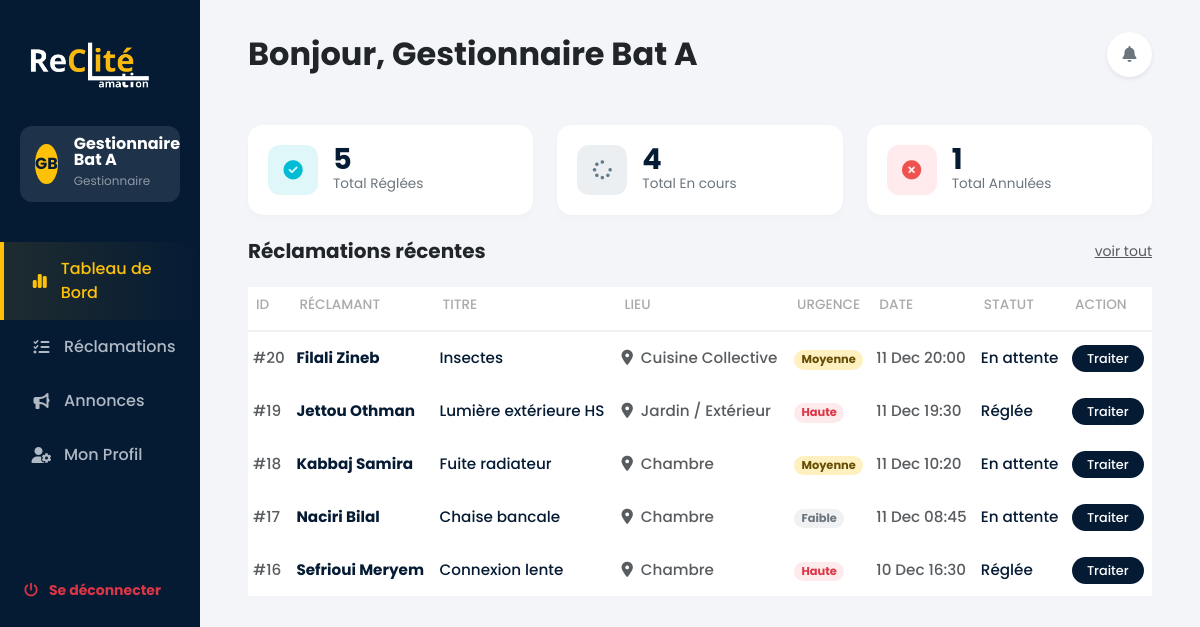
/gestionnaire/dashboard.php (signed in), run on the app's committed database.
### tables this page shows
CREATE TABLE `users` (
                         `id` int(11) NOT NULL AUTO_INCREMENT,
                         `nom` varchar(100) NOT NULL,
                         `email` varchar(100) NOT NULL,
                         `password` varchar(255) NOT NULL,
                         `role` enum('reclamant','gestionnaire','admin') NOT NULL DEFAULT 'reclamant',
                         `code_logement` varchar(50) DEFAULT NULL,
                         `type_occupant` varchar(50) DEFAULT NULL,
                         `avatar` varchar(255) DEFAULT NULL,
                         `telephone` varchar(20) DEFAULT NULL,
                         `reset_token` varchar(255) DEFAULT NULL,
                         `reset_expires` datetime DEFAULT NULL,
                         `date_creation` datetime DEFAULT current_timestamp(),
                         PRIMARY KEY (`id`),
                         UNIQUE KEY `email` (`email`)
);

CREATE TABLE `reclamations` (
                                `id` int(11) NOT NULL AUTO_INCREMENT,
                                `user_id` int(11) NOT NULL,
                                `categorie_id` int(11) NOT NULL,
                                `objet` varchar(255) NOT NULL,
                                `description` text NOT NULL,
                                `lieu` varchar(255) DEFAULT NULL,
                                `urgence` enum('Faible','Moyenne','Haute','Urgent') DEFAULT 'Faible',
                                `statut` enum('en_attente','en_cours','resolu','rejete') NOT NULL DEFAULT 'en_attente',
                                `date_creation` datetime DEFAULT current_timestamp(),
                                PRIMARY KEY (`id`),
                                KEY `user_id` (`user_id`),
                                KEY `categorie_id` (`categorie_id`),
                                CONSTRAINT `reclamations_ibfk_1` FOREIGN KEY (`user_id`) REFERENCES `users` (`id`) ON DELETE CASCADE,
                                CONSTRAINT `reclamations_ibfk_2` FOREIGN KEY (`categorie_id`) REFERENCES `categories` (`id`) ON DELETE CASCADE
);

### gestionnaire/dashboard.php (the view, shortened to what this page needs)
<?php
require_once '../config/db.php';
$stmtUser = $pdo->prepare("SELECT nom FROM users WHERE id = ?");
$stmtUser->execute([$_SESSION['user_id']]);
$user_name = $stmtUser->fetchColumn();
$stats = [];
$stats['reglees'] = $pdo->query("SELECT COUNT(*) FROM reclamations WHERE statut = 'resolu'")->fetchColumn();
$stats['en_cours'] = $pdo->query("SELECT COUNT(*) FROM reclamations WHERE statut = 'en_cours'")->fetchColumn();
$stats['annulees'] = $pdo->query("SELECT COUNT(*) FROM reclamations WHERE statut = 'rejete'")->fetchColumn();
$sql = "
    SELECT r.*, c.nom as categorie_nom, u.nom as user_nom
    FROM reclamations r
    JOIN categories c ON r.categorie_id = c.id
    JOIN users u ON r.user_id = u.id
    ORDER BY r.date_creation DESC
    LIMIT 5
";
$stmt = $pdo->prepare($sql);
$stmt->execute();
$reclamations = $stmt->fetchAll(PDO::FETCH_ASSOC);
$unread_count = 0;
?>
<!DOCTYPE html>
<html lang="fr">
<head>
    <link href="https://cdn.jsdelivr.net/npm/bootstrap@5.3.2/dist/css/bootstrap.min.css" rel="stylesheet">
    <link rel="stylesheet" href="https://cdnjs.cloudflare.com/ajax/libs/font-awesome/6.4.0/css/all.min.css">
</head>
<body>
<div class="container-fluid">
    <div class="row">
        <?php include 'sidebar.php'; ?>
        <div class="col-md-9 col-lg-10 main-content">
            <div class="d-flex justify-content-between align-items-center mb-5 flex-wrap gap-3">
                <h2 class="fw-bold text-dark m-0">Bonjour, <?php echo htmlspecialchars($user_name); ?></h2>
                <div class="d-flex align-items-center gap-3">
                    <div class="dropdown">
                        <button class="btn btn-white bg-white shadow-sm rounded-circle p-2 position-relative" id="notifDropdown" data-bs-toggle="dropdown" aria-expanded="false" style="width: 45px; height: 45px;" onclick="markNotificationsRead()">
                            <i class="fas fa-bell <?php echo ($unread_count > 0) ? 'text-warning' : 'text-secondary'; ?>"></i>
                        </button>
                    </div>
                </div>
            </div>
            <div class="row g-4 mb-4">
                <div class="col-md-4">
                    <div class="stat-card">
                        <div class="icon-box icon-blue"><i class="fas fa-check-circle"></i></div>
                        <div>
                            <div class="stat-num"><?php echo $stats['reglees']; ?></div>
                            <div class="stat-desc">Total Réglées</div>
                        </div>
                    </div>
                </div>
                <div class="col-md-4">
                    <div class="stat-card">
                        <div class="icon-box icon-gray"><i class="fas fa-spinner"></i></div>
                        <div>
                            <div class="stat-num"><?php echo $stats['en_cours']; ?></div>
                            <div class="stat-desc">Total En cours</div>
                        </div>
                    </div>
                </div>
                <div class="col-md-4">
                    <div class="stat-card">
                        <div class="icon-box icon-red"><i class="fas fa-times-circle"></i></div>
                        <div>
                            <div class="stat-num"><?php echo $stats['annulees']; ?></div>
                            <div class="stat-desc">Total Annulées</div>
                        </div>
                    </div>
                </div>
            </div>
            <div class="row g-4">
                <div class="col-12">
                    <div class="d-flex justify-content-between align-items-center mb-4">
                        <h5 class="fw-bold m-0 text-dark">Réclamations récentes</h5>
                        <a href="reclamations.php" class="text-muted text-decoration-underline small">voir tout</a>
                    </div>
                    <div class="table-responsive">
                        <table class="table table-borderless table-hover align-middle">
                            <thead>
                            <tr>
                                <th>ID</th>
                                <th>Réclamant</th>
                                <th>Titre</th>
                                <th>Lieu</th>
                                <th>Urgence</th>
                                <th>Date</th>
                                <th>Statut</th>
                                <th>Action</th>
                            </tr>
                            </thead>
                            <tbody>
                            <?php if (count($reclamations) > 0): ?>
                                <?php foreach ($reclamations as $rec): ?>
                                    <tr>
                                        <td class="text-muted">#<?php echo $rec['id']; ?></td>
                                        <td class="fw-bold"><?php echo htmlspecialchars($rec['user_nom']); ?></td>
                                        <td><?php echo htmlspecialchars($rec['objet']); ?></td>
                                        <td class="text-muted small">
                                            <i class="fas fa-map-marker-alt me-1"></i>
                                            <?php echo htmlspecialchars($rec['lieu'] ?? '-'); ?>
                                        </td>
                                        <td>
                                            <?php
                                            $urg = $rec['urgence'] ?? 'Faible';
                                            $badgeClass = 'bg-secondary bg-opacity-10 text-secondary';
                                            if ($urg === 'Moyenne') $badgeClass = 'bg-warning bg-opacity-25 text-warning-emphasis';
                                            if ($urg === 'Haute') $badgeClass = 'bg-danger bg-opacity-10 text-danger';
                                            ?>
                                            <span class="badge rounded-pill <?php echo $badgeClass; ?>">
                                                <?php echo htmlspecialchars($urg); ?>
                                            </span>
                                        </td>
                                        <td class="text-muted small"><?php echo date('d M H:i', strtotime($rec['date_creation'])); ?></td>
                                        <?php
                                        $statusClass = 'text-gray';
                                        $statusText = $rec['statut'];
                                        if ($rec['statut'] == 'resolu') { $statusClass = 'text-blue'; $statusText = 'Réglée'; }
                                        elseif ($rec['statut'] == 'en_cours') { $statusClass = 'text-gray'; $statusText = 'En cours'; }
                                        elseif ($rec['statut'] == 'en_attente') { $statusClass = 'text-yellow'; $statusText = 'En attente'; }
                                        elseif ($rec['statut'] == 'rejete') { $statusClass = 'text-red'; $statusText = 'Annulée'; }
                                        ?>
                                        <td class="status-text <?php echo $statusClass; ?>"><?php echo ucfirst($statusText); ?></td>
                                        <td>
                                            <a href="edit.php?id=<?php echo $rec['id']; ?>" class="btn-traiter">Traiter</a>
                                        </td>
                                    </tr>
                                <?php endforeach; ?>
                            <?php else: ?>
                                <tr><td colspan="8" class="text-center text-muted">Aucune réclamation récente.</td></tr>
                            <?php endif; ?>
                            </tbody>
                        </table>
                    </div>
                </div>
            </div>
        </div>
    </div>
</div>
</body>
</html>

### gestionnaire/dashboard.php (style rules this page uses)
:root { --sidebar-bg: #051b34; --body-bg: #f3f5f9; --accent-yellow: #ffc107; --text-muted: #6c757d; }
body { font-family: 'Poppins', sans-serif; background-color: var(--body-bg); overflow-x: hidden; }
.main-content { padding: 2rem 3rem; }
.stat-card { background: white; border: none; border-radius: 15px; padding: 20px; display: flex; align-items: center; box-shadow: 0 4px 6px rgba(0,0,0,0.02); height: 100%; }
.icon-box { width: 50px; height: 50px; border-radius: 12px; display: flex; align-items: center; justify-content: center; font-size: 1.2rem; margin-right: 15px; }
.icon-blue { background: #e0f7fa; color: #00bcd4; }
.icon-gray { background: #eceff1; color: #607d8b; }
.icon-red { background: #ffebee; color: #ef5350; }
.stat-num { font-size: 1.8rem; font-weight: 700; line-height: 1; color: var(--sidebar-bg); }
.stat-desc { font-size: 0.85rem; color: var(--text-muted); }
.table thead th { border-bottom: 2px solid #f0f0f0; color: #aaa; font-weight: 500; font-size: 0.85rem; text-transform: uppercase; padding-bottom: 15px; }
.table td { vertical-align: middle; padding: 15px 5px; font-weight: 500; color: var(--sidebar-bg); font-size: 0.95rem; }
.status-text { font-weight: 600; }
.text-blue { color: #00bcd4; }
.text-yellow { color: #fbc02d; }
.btn-traiter { background-color: var(--sidebar-bg); color: white; border-radius: 20px; padding: 5px 15px; font-size: 0.8rem; text-decoration: none; transition: all 0.3s; }

### data on the page
users: nom "Gestionnaire Bat A"
reclamations: id "20", user.nom "Filali Zineb", objet "Insectes", lieu "Cuisine Collective", urgence "Moyenne", date_creation "11 Dec 20:00", statut "En attente"
reclamations: id "19", user.nom "Jettou Othman", objet "Lumière extérieure HS", lieu "Jardin / Extérieur", urgence "Haute", date_creation "11 Dec 19:30", statut "Réglée"
reclamations: id "18", user.nom "Kabbaj Samira", objet "Fuite radiateur", lieu "Chambre", urgence "Moyenne", date_creation "11 Dec 10:20", statut "En attente"
reclamations: id "17", user.nom "Naciri Bilal", objet "Chaise bancale", lieu "Chambre", urgence "Faible", date_creation "11 Dec 08:45", statut "En attente"
reclamations: id "16", user.nom "Sefrioui Meryem", objet "Connexion lente", lieu "Chambre", urgence "Haute", date_creation "10 Dec 16:30", statut "Réglée"

### other printed values
$initials "GB"
$sidebar_name "Gestionnaire Bat A"
$stats['reglees'] "5"
$stats['en_cours'] "4"
$stats['annulees'] "1"
